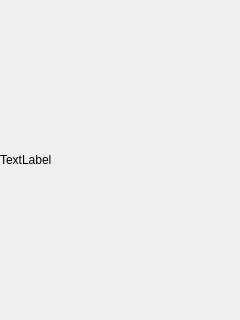
<?xml version="1.0" encoding="UTF-8"?>
<ui version="4.0">
 <class>CDlgTest</class>
 <widget class="QDialog" name="CDlgTest">
  <property name="geometry">
   <rect>
    <x>0</x>
    <y>0</y>
    <width>240</width>
    <height>320</height>
   </rect>
  </property>
  <property name="minimumSize">
   <size>
    <width>240</width>
    <height>320</height>
   </size>
  </property>
  <property name="maximumSize">
   <size>
    <width>240</width>
    <height>320</height>
   </size>
  </property>
  <property name="windowTitle">
   <string>Dialog</string>
  </property>
  <widget class="QLabel" name="sMapView">
   <property name="geometry">
    <rect>
     <x>0</x>
     <y>0</y>
     <width>240</width>
     <height>320</height>
    </rect>
   </property>
   <property name="text">
    <string>TextLabel</string>
   </property>
  </widget>
 </widget>
 <resources/>
 <connections/>
</ui>
